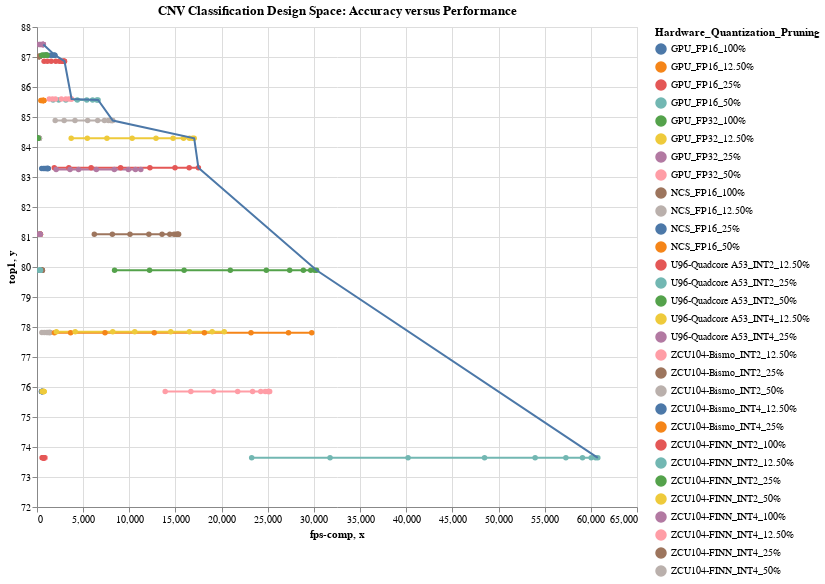

The cell this chart's notebook holds for it:
### Markdown cell above
The following pareto graph presents the accuracy versus performance in fps for all the Hardware Platforms across different Pruning and Quantization configurations. This provides insights into accuracy-based comparisons.

### Code cell
#hide_input
#%run scripts/altair_plots.py  #run the plot script if it wasn't previously run
pareto_graph(df= cnv_df, 
             groupcol= 'hw_quant_prun',
             xcol = 'fps-comp', 
             ycol= 'top1',
             W= W, 
             H= H, 
             title= "CNV Classification Design Space: Accuracy versus Performance")

### Figure 1 — Vega-Lite specification as saved in the notebook (floating-point values rounded to 4 significant figures; data arrays with more than 128 entries replaced by an {"elided": "..."} marker saying what was removed)
{"config": {"view": {"continuousWidth": 400, "continuousHeight": 300}}, "layer": [{"data": {"name": "data-dd9496d7bb509b5f1ac26f5cd3013056"}, "mark": {"type": "line", "point": true}, "encoding": {"color": {"type": "nominal", "field": "hw_quant_prun", "legend": {"columns": 1, "title": "Hardware_Quantization_Pruning"}}, "tooltip": [{"type": "nominal", "field": "hw_quant_prun"}, {"type": "quantitative", "field": "top1"}, {"type": "quantitative", "field": "fps-comp"}], "x": {"type": "quantitative", "field": "fps-comp"}, "y": {"type": "quantitative", "field": "top1", "scale": {"zero": false}}}, "selection": {"selector011": {"type": "interval", "bind": "scales", "encodings": ["x", "y"]}}}, {"data": {"name": "data-ff2007419505690bde23e6942dff5c85"}, "mark": "line", "encoding": {"x": {"type": "quantitative", "field": "x"}, "y": {"type": "quantitative", "field": "y", "scale": {"zero": false}}}}], "height": 480, "title": "CNV Classification Design Space: Accuracy versus Performance", "width": 600, "$schema": "https://vega.github.io/schema/vega-lite/v4.0.2.json", "datasets": {"data-dd9496d7bb509b5f1ac26f5cd3013056": {"elided": "250 records"}, "data-ff2007419505690bde23e6942dff5c85": [{"x": 686.8, "y": 87.42, "group": "ZCU104-FINN_INT4_100%"}, {"x": 1940.0, "y": 87.06, "group": "GPU_FP16_100%"}, {"x": 2979.0, "y": 86.86, "group": "ZCU104-FINN_INT2_100%"}, {"x": 3744.0, "y": 85.6, "group": "GPU_FP32_50%"}, {"x": 6618.0, "y": 85.57, "group": "GPU_FP16_50%"}, {"x": 8209.0, "y": 84.88, "group": "ZCU104-FINN_INT4_50%"}, {"x": 17030.0, "y": 84.29, "group": "ZCU104-FINN_INT2_50%"}, {"x": 17480.0, "y": 83.31, "group": "GPU_FP16_25%"}, {"x": 30290.0, "y": 79.89, "group": "ZCU104-FINN_INT2_25%"}, {"x": 60760.0, "y": 73.64, "group": "ZCU104-FINN_INT2_12.50%"}]}}
